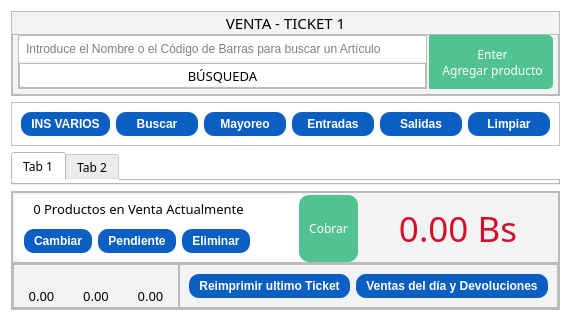
     <widget class="QWidget" name="tab1_ventas">
      <property name="font">
       <font>
        <family>Poppins Medium</family>
       </font>
      </property>
      <property name="styleSheet">
       <string notr="true">QWidget {
	background-color: rgb(255, 255, 255);
}

QPushButton {
	border-radius: 10px;
	padding: 5px 10px;
	background-color: rgb(12, 95, 194);
	
	color: rgb(255, 255, 255);
}
QPushButton:hover {
	background-color: rgb(15, 122, 244);
}

QPushButton:pressed {
	background-color: rgb(12, 95, 194);
}</string>
      </property>
      <attribute name="icon">
       <iconset resource="../assets/assets/icons/resources.qrc">
        <normaloff>:/blupack/bl-shopping-cart.png</normaloff>:/blupack/bl-shopping-cart.png</iconset>
      </attribute>
      <attribute name="title">
       <string>Ventas</string>
      </attribute>
      <layout class="QVBoxLayout" name="verticalLayout_2">
       <item>
        <layout class="QVBoxLayout" name="verticalLayout_3">
         <property name="spacing">
          <number>6</number>
         </property>
         <item>
          <widget class="QFrame" name="frame_5">
           <property name="maximumSize">
            <size>
             <width>16777215</width>
             <height>85</height>
            </size>
           </property>
           <property name="styleSheet">
            <string notr="true">QFrame {
	
	background-color: rgb(242, 243, 245);
}</string>
           </property>
           <property name="frameShape">
            <enum>QFrame::StyledPanel</enum>
           </property>
           <property name="frameShadow">
            <enum>QFrame::Raised</enum>
           </property>
           <layout class="QVBoxLayout" name="verticalLayout">
            <property name="spacing">
             <number>0</number>
            </property>
            <property name="leftMargin">
             <number>0</number>
            </property>
            <property name="topMargin">
             <number>0</number>
            </property>
            <property name="rightMargin">
             <number>0</number>
            </property>
            <property name="bottomMargin">
             <number>0</number>
            </property>
            <item>
             <widget class="QLabel" name="label">
              <property name="font">
               <font>
                <family>Gotham</family>
                <pointsize>11</pointsize>
                <bold>false</bold>
               </font>
              </property>
              <property name="styleSheet">
               <string notr="true"/>
              </property>
              <property name="text">
               <string>&lt;html&gt;&lt;head/&gt;&lt;body&gt;&lt;p align=&quot;center&quot;&gt;VENTA - TICKET 1&lt;/p&gt;&lt;/body&gt;&lt;/html&gt;</string>
              </property>
             </widget>
            </item>
            <item>
             <widget class="QFrame" name="frame_2">
              <property name="mouseTracking">
               <bool>false</bool>
              </property>
              <property name="tabletTracking">
               <bool>false</bool>
              </property>
              <property name="autoFillBackground">
               <bool>false</bool>
              </property>
              <property name="styleSheet">
               <string notr="true"/>
              </property>
              <property name="frameShape">
               <enum>QFrame::StyledPanel</enum>
              </property>
              <property name="frameShadow">
               <enum>QFrame::Raised</enum>
              </property>
              <layout class="QHBoxLayout" name="horizontalLayout">
               <property name="spacing">
                <number>2</number>
               </property>
               <property name="sizeConstraint">
                <enum>QLayout::SetDefaultConstraint</enum>
               </property>
               <property name="leftMargin">
                <number>5</number>
               </property>
               <property name="topMargin">
                <number>0</number>
               </property>
               <property name="rightMargin">
                <number>5</number>
               </property>
               <property name="bottomMargin">
                <number>5</number>
               </property>
               <item>
                <widget class="QFrame" name="frame_3">
                 <property name="frameShape">
                  <enum>QFrame::StyledPanel</enum>
                 </property>
                 <property name="frameShadow">
                  <enum>QFrame::Raised</enum>
                 </property>
                 <layout class="QVBoxLayout" name="verticalLayout_4">
                  <property name="spacing">
                   <number>2</number>
                  </property>
                  <property name="leftMargin">
                   <number>0</number>
                  </property>
                  <property name="topMargin">
                   <number>0</number>
                  </property>
                  <property name="rightMargin">
                   <number>0</number>
                  </property>
                  <property name="bottomMargin">
                   <number>0</number>
                  </property>
                  <item>
                   <widget class="QLineEdit" name="lineEdit_2">
                    <property name="sizePolicy">
                     <sizepolicy hsizetype="Preferred" vsizetype="Preferred">
                      <horstretch>0</horstretch>
                      <verstretch>0</verstretch>
                     </sizepolicy>
                    </property>
                    <property name="styleSheet">
                     <string notr="true">padding: 5px;
background-color: rgb(255, 255, 255);
border-top-left-radius: 5px 5px;</string>
                    </property>
                    <property name="inputMask">
                     <string/>
                    </property>
                    <property name="dragEnabled">
                     <bool>false</bool>
                    </property>
                    <property name="readOnly">
                     <bool>false</bool>
                    </property>
                    <property name="placeholderText">
                     <string>Introduce el Nombre o el Código de Barras para buscar un Artículo</string>
                    </property>
                    <property name="clearButtonEnabled">
                     <bool>false</bool>
                    </property>
                   </widget>
                  </item>
                  <item>
                   <widget class="QFrame" name="frame_4">
                    <property name="sizePolicy">
                     <sizepolicy hsizetype="Preferred" vsizetype="Preferred">
                      <horstretch>0</horstretch>
                      <verstretch>0</verstretch>
                     </sizepolicy>
                    </property>
                    <property name="frameShape">
                     <enum>QFrame::StyledPanel</enum>
                    </property>
                    <property name="frameShadow">
                     <enum>QFrame::Raised</enum>
                    </property>
                    <layout class="QHBoxLayout" name="horizontalLayout_5">
                     <property name="spacing">
                      <number>0</number>
                     </property>
                     <property name="leftMargin">
                      <number>0</number>
                     </property>
                     <property name="topMargin">
                      <number>0</number>
                     </property>
                     <property name="rightMargin">
                      <number>0</number>
                     </property>
                     <property name="bottomMargin">
                      <number>0</number>
                     </property>
                     <item>
                      <widget class="QLabel" name="label_3">
                       <property name="sizePolicy">
                        <sizepolicy hsizetype="Expanding" vsizetype="Fixed">
                         <horstretch>0</horstretch>
                         <verstretch>0</verstretch>
                        </sizepolicy>
                       </property>
                       <property name="maximumSize">
                        <size>
                         <width>16777215</width>
                         <height>16777215</height>
                        </size>
                       </property>
                       <property name="font">
                        <font>
                         <family>Rubik</family>
                         <pointsize>10</pointsize>
                         <bold>false</bold>
                        </font>
                       </property>
                       <property name="styleSheet">
                        <string notr="true">border-radius: 0px;
background-color: rgb(255, 255, 255);
border-bottom-left-radius: 5px 5px;
padding: 3px;</string>
                       </property>
                       <property name="text">
                        <string>&lt;html&gt;&lt;head/&gt;&lt;body&gt;&lt;p&gt;&lt;img src=&quot;:/blupack/bl-search.png&quot; width=&quot;16&quot; height=&quot;16&quot;/&gt;    BÚSQUEDA&lt;/p&gt;&lt;/body&gt;&lt;/html&gt;</string>
                       </property>
                       <property name="textFormat">
                        <enum>Qt::AutoText</enum>
                       </property>
                       <property name="scaledContents">
                        <bool>true</bool>
                       </property>
                       <property name="alignment">
                        <set>Qt::AlignCenter</set>
                       </property>
                       <property name="wordWrap">
                        <bool>false</bool>
                       </property>
                      </widget>
                     </item>
                    </layout>
                   </widget>
                  </item>
                 </layout>
                </widget>
               </item>
               <item>
                <widget class="QPushButton" name="pushButton">
                 <property name="sizePolicy">
                  <sizepolicy hsizetype="Minimum" vsizetype="Preferred">
                   <horstretch>0</horstretch>
                   <verstretch>0</verstretch>
                  </sizepolicy>
                 </property>
                 <property name="font">
                  <font>
                   <family>Poppins</family>
                  </font>
                 </property>
                 <property name="styleSheet">
                  <string notr="true">QPushButton {
	color: rgb(0, 0, 0);
	border-radius: 0px;
	border-top-right-radius: 5px 5px;
	border-bottom-right-radius: 5px 5px;
	background-color: rgb(80, 195, 144);
	color: rgb(255, 255, 255);
}

QPushButton:hover {
	background-color: rgb(91, 221, 163);
}

QPushButton:pressed {
	background-color: rgb(80, 195, 144);
}</string>
                 </property>
                 <property name="text">
                  <string> Enter 
 Agregar producto</string>
                 </property>
                 <property name="default">
                  <bool>false</bool>
                 </property>
                 <property name="flat">
                  <bool>false</bool>
                 </property>
                </widget>
               </item>
              </layout>
             </widget>
            </item>
           </layout>
          </widget>
         </item>
        </layout>
       </item>
       <item>
        <layout class="QHBoxLayout" name="horizontalLayout_2">
         <item>
          <widget class="QFrame" name="frame">
           <property name="font">
            <font>
             <family>Poppins Medium</family>
            </font>
           </property>
           <property name="frameShape">
            <enum>QFrame::StyledPanel</enum>
           </property>
           <property name="frameShadow">
            <enum>QFrame::Raised</enum>
           </property>
           <layout class="QHBoxLayout" name="horizontalLayout_3">
            <item>
             <widget class="QPushButton" name="pushButton_6">
              <property name="font">
               <font>
                <family>Microsoft JhengHei UI</family>
                <bold>true</bold>
               </font>
              </property>
              <property name="text">
               <string>INS VARIOS</string>
              </property>
              <property name="flat">
               <bool>true</bool>
              </property>
             </widget>
            </item>
            <item>
             <widget class="QPushButton" name="pushButton_7">
              <property name="font">
               <font>
                <family>Microsoft JhengHei UI</family>
                <bold>true</bold>
               </font>
              </property>
              <property name="styleSheet">
               <string notr="true"/>
              </property>
              <property name="text">
               <string>Buscar</string>
              </property>
              <property name="flat">
               <bool>true</bool>
              </property>
             </widget>
            </item>
            <item>
             <widget class="QPushButton" name="pushButton_5">
              <property name="font">
               <font>
                <family>Microsoft JhengHei UI</family>
                <bold>true</bold>
               </font>
              </property>
              <property name="text">
               <string>Mayoreo</string>
              </property>
              <property name="flat">
               <bool>true</bool>
              </property>
             </widget>
            </item>
            <item>
             <widget class="QPushButton" name="pushButton_4">
              <property name="font">
               <font>
                <family>Microsoft JhengHei UI</family>
                <bold>true</bold>
               </font>
              </property>
              <property name="text">
               <string>Entradas</string>
              </property>
              <property name="flat">
               <bool>true</bool>
              </property>
             </widget>
            </item>
            <item>
             <widget class="QPushButton" name="pushButton_3">
              <property name="font">
               <font>
                <family>Microsoft JhengHei UI</family>
                <bold>true</bold>
               </font>
              </property>
              <property name="text">
               <string>Salidas</string>
              </property>
              <property name="flat">
               <bool>true</bool>
              </property>
             </widget>
            </item>
            <item>
             <widget class="QPushButton" name="pushButton_2">
              <property name="font">
               <font>
                <family>Microsoft JhengHei UI</family>
                <bold>true</bold>
               </font>
              </property>
              <property name="text">
               <string>Limpiar</string>
              </property>
              <property name="flat">
               <bool>true</bool>
              </property>
             </widget>
            </item>
           </layout>
          </widget>
         </item>
        </layout>
       </item>
       <item>
        <widget class="QTabWidget" name="tabWidget_2">
         <property name="tabShape">
          <enum>QTabWidget::Rounded</enum>
         </property>
         <property name="currentIndex">
          <number>0</number>
         </property>
         <widget class="QWidget" name="tab_3">
          <attribute name="title">
           <string>Tab 1</string>
          </attribute>
         </widget>
         <widget class="QWidget" name="tab_4">
          <attribute name="title">
           <string>Tab 2</string>
          </attribute>
         </widget>
        </widget>
       </item>
       <item>
        <widget class="QFrame" name="frame_6">
         <property name="acceptDrops">
          <bool>true</bool>
         </property>
         <property name="styleSheet">
          <string notr="true">QFrame {
	background-color: rgb(242, 243, 245);
}</string>
         </property>
         <property name="frameShape">
          <enum>QFrame::StyledPanel</enum>
         </property>
         <property name="frameShadow">
          <enum>QFrame::Raised</enum>
         </property>
         <layout class="QVBoxLayout" name="verticalLayout_6">
          <property name="spacing">
           <number>0</number>
          </property>
          <property name="leftMargin">
           <number>0</number>
          </property>
          <property name="topMargin">
           <number>0</number>
          </property>
          <property name="rightMargin">
           <number>0</number>
          </property>
          <property name="bottomMargin">
           <number>0</number>
          </property>
          <item>
           <widget class="QFrame" name="frame_13">
            <property name="frameShape">
             <enum>QFrame::StyledPanel</enum>
            </property>
            <property name="frameShadow">
             <enum>QFrame::Raised</enum>
            </property>
            <layout class="QHBoxLayout" name="horizontalLayout_10">
             <property name="spacing">
              <number>0</number>
             </property>
             <property name="leftMargin">
              <number>2</number>
             </property>
             <property name="topMargin">
              <number>2</number>
             </property>
             <property name="rightMargin">
              <number>0</number>
             </property>
             <property name="bottomMargin">
              <number>0</number>
             </property>
             <item>
              <widget class="QFrame" name="frame_9">
               <property name="styleSheet">
                <string notr="true">QFrame {
	background-color: rgb(255, 255, 255);
	border-radius: 10px;
}</string>
               </property>
               <property name="frameShape">
                <enum>QFrame::StyledPanel</enum>
               </property>
               <property name="frameShadow">
                <enum>QFrame::Raised</enum>
               </property>
               <layout class="QHBoxLayout" name="horizontalLayout_7">
                <property name="spacing">
                 <number>0</number>
                </property>
                <property name="leftMargin">
                 <number>0</number>
                </property>
                <property name="topMargin">
                 <number>0</number>
                </property>
                <property name="rightMargin">
                 <number>0</number>
                </property>
                <property name="bottomMargin">
                 <number>0</number>
                </property>
                <item>
                 <widget class="QFrame" name="frame_7">
                  <property name="styleSheet">
                   <string notr="true">QFrame {
	border-top-left-radius:3px;
}</string>
                  </property>
                  <property name="frameShape">
                   <enum>QFrame::StyledPanel</enum>
                  </property>
                  <property name="frameShadow">
                   <enum>QFrame::Raised</enum>
                  </property>
                  <layout class="QVBoxLayout" name="verticalLayout_5">
                   <property name="spacing">
                    <number>0</number>
                   </property>
                   <property name="leftMargin">
                    <number>0</number>
                   </property>
                   <property name="topMargin">
                    <number>0</number>
                   </property>
                   <property name="rightMargin">
                    <number>0</number>
                   </property>
                   <property name="bottomMargin">
                    <number>0</number>
                   </property>
                   <item>
                    <widget class="QLabel" name="label_2">
                     <property name="font">
                      <font>
                       <family>Gotham</family>
                       <pointsize>10</pointsize>
                      </font>
                     </property>
                     <property name="styleSheet">
                      <string notr="true">padding: 5px 2px 2px 2px;</string>
                     </property>
                     <property name="text">
                      <string>&lt;html&gt;&lt;head/&gt;&lt;body&gt;&lt;p align=&quot;center&quot;&gt;0 Productos en Venta Actualmente&lt;/p&gt;&lt;/body&gt;&lt;/html&gt;</string>
                     </property>
                    </widget>
                   </item>
                   <item>
                    <widget class="QFrame" name="frame_8">
                     <property name="frameShape">
                      <enum>QFrame::StyledPanel</enum>
                     </property>
                     <property name="frameShadow">
                      <enum>QFrame::Raised</enum>
                     </property>
                     <layout class="QHBoxLayout" name="horizontalLayout_6">
                      <item>
                       <widget class="QPushButton" name="pushButton_11">
                        <property name="sizePolicy">
                         <sizepolicy hsizetype="Preferred" vsizetype="Fixed">
                          <horstretch>0</horstretch>
                          <verstretch>0</verstretch>
                         </sizepolicy>
                        </property>
                        <property name="font">
                         <font>
                          <family>Microsoft JhengHei UI</family>
                          <bold>true</bold>
                         </font>
                        </property>
                        <property name="text">
                         <string>Cambiar</string>
                        </property>
                       </widget>
                      </item>
                      <item>
                       <widget class="QPushButton" name="pushButton_10">
                        <property name="sizePolicy">
                         <sizepolicy hsizetype="Preferred" vsizetype="Fixed">
                          <horstretch>0</horstretch>
                          <verstretch>0</verstretch>
                         </sizepolicy>
                        </property>
                        <property name="font">
                         <font>
                          <family>Microsoft JhengHei UI</family>
                          <bold>true</bold>
                         </font>
                        </property>
                        <property name="text">
                         <string>Pendiente</string>
                        </property>
                       </widget>
                      </item>
                      <item>
                       <widget class="QPushButton" name="pushButton_12">
                        <property name="sizePolicy">
                         <sizepolicy hsizetype="Preferred" vsizetype="Fixed">
                          <horstretch>0</horstretch>
                          <verstretch>0</verstretch>
                         </sizepolicy>
                        </property>
                        <property name="font">
                         <font>
                          <family>Microsoft JhengHei UI</family>
                          <bold>true</bold>
                         </font>
                        </property>
                        <property name="text">
                         <string>Eliminar</string>
                        </property>
                       </widget>
                      </item>
                     </layout>
                    </widget>
                   </item>
                  </layout>
                 </widget>
                </item>
                <item>
                 <spacer name="horizontalSpacer_4">
                  <property name="orientation">
                   <enum>Qt::Horizontal</enum>
                  </property>
                  <property name="sizeHint" stdset="0">
                   <size>
                    <width>40</width>
                    <height>20</height>
                   </size>
                  </property>
                 </spacer>
                </item>
                <item>
                 <widget class="QPushButton" name="pushButton_13">
                  <property name="sizePolicy">
                   <sizepolicy hsizetype="Expanding" vsizetype="Preferred">
                    <horstretch>0</horstretch>
                    <verstretch>0</verstretch>
                   </sizepolicy>
                  </property>
                  <property name="font">
                   <font>
                    <family>Poppins</family>
                    <bold>false</bold>
                   </font>
                  </property>
                  <property name="styleSheet">
                   <string notr="true">QPushButton {
	background-color: rgb(80, 195, 144);
}
QPushButton:hover {
	background-color: rgb(91, 221, 163);
}
QPushButton:pressed {
	background-color: rgb(80, 195, 144);
}</string>
                  </property>
                  <property name="text">
                   <string>Cobrar</string>
                  </property>
                 </widget>
                </item>
               </layout>
              </widget>
             </item>
             <item>
              <widget class="QLabel" name="label_10">
               <property name="sizePolicy">
                <sizepolicy hsizetype="Preferred" vsizetype="Preferred">
                 <horstretch>0</horstretch>
                 <verstretch>0</verstretch>
                </sizepolicy>
               </property>
               <property name="minimumSize">
                <size>
                 <width>200</width>
                 <height>0</height>
                </size>
               </property>
               <property name="font">
                <font>
                 <family>Gotham</family>
                 <pointsize>26</pointsize>
                </font>
               </property>
               <property name="styleSheet">
                <string notr="true">color: rgb(211, 16, 42);</string>
               </property>
               <property name="text">
                <string>&lt;html&gt;&lt;head/&gt;&lt;body&gt;&lt;p align=&quot;center&quot;&gt;0.00 Bs&lt;/p&gt;&lt;/body&gt;&lt;/html&gt;</string>
               </property>
              </widget>
             </item>
            </layout>
           </widget>
          </item>
          <item>
           <widget class="QFrame" name="frame_12">
            <property name="styleSheet">
             <string notr="true"/>
            </property>
            <property name="frameShape">
             <enum>QFrame::StyledPanel</enum>
            </property>
            <property name="frameShadow">
             <enum>QFrame::Raised</enum>
            </property>
            <layout class="QHBoxLayout" name="horizontalLayout_9">
             <property name="spacing">
              <number>0</number>
             </property>
             <property name="leftMargin">
              <number>0</number>
             </property>
             <property name="topMargin">
              <number>0</number>
             </property>
             <property name="rightMargin">
              <number>0</number>
             </property>
             <property name="bottomMargin">
              <number>0</number>
             </property>
             <item>
              <widget class="QFrame" name="frame_10">
               <property name="frameShape">
                <enum>QFrame::StyledPanel</enum>
               </property>
               <property name="frameShadow">
                <enum>QFrame::Raised</enum>
               </property>
               <layout class="QGridLayout" name="gridLayout">
                <property name="leftMargin">
                 <number>0</number>
                </property>
                <property name="topMargin">
                 <number>0</number>
                </property>
                <property name="rightMargin">
                 <number>0</number>
                </property>
                <property name="bottomMargin">
                 <number>0</number>
                </property>
                <property name="spacing">
                 <number>0</number>
                </property>
                <item row="2" column="1">
                 <widget class="QLabel" name="label_8">
                  <property name="font">
                   <font>
                    <family>Gotham</family>
                    <pointsize>10</pointsize>
                    <bold>false</bold>
                   </font>
                  </property>
                  <property name="text">
                   <string>&lt;html&gt;&lt;head/&gt;&lt;body&gt;&lt;p align=&quot;center&quot;&gt;0.00&lt;/p&gt;&lt;/body&gt;&lt;/html&gt;</string>
                  </property>
                 </widget>
                </item>
                <item row="2" column="0">
                 <widget class="QLabel" name="label_7">
                  <property name="font">
                   <font>
                    <family>Gotham</family>
                    <pointsize>10</pointsize>
                    <bold>false</bold>
                   </font>
                  </property>
                  <property name="text">
                   <string>&lt;html&gt;&lt;head/&gt;&lt;body&gt;&lt;p align=&quot;center&quot;&gt;0.00&lt;/p&gt;&lt;/body&gt;&lt;/html&gt;</string>
                  </property>
                 </widget>
                </item>
                <item row="0" column="1">
                 <widget class="QLabel" name="label_5">
                  <property name="font">
                   <font>
                    <family>Gotham</family>
                    <pointsize>10</pointsize>
                    <bold>false</bold>
                   </font>
                  </property>
                  <property name="text">
                   <string/>
                  </property>
                 </widget>
                </item>
                <item row="0" column="0">
                 <widget class="QLabel" name="label_4">
                  <property name="font">
                   <font>
                    <family>Gotham</family>
                    <pointsize>10</pointsize>
                    <bold>false</bold>
                   </font>
                  </property>
                  <property name="text">
                   <string/>
                  </property>
                 </widget>
                </item>
                <item row="0" column="2">
                 <widget class="QLabel" name="label_6">
                  <property name="font">
                   <font>
                    <family>Gotham</family>
                    <pointsize>10</pointsize>
                    <bold>false</bold>
                   </font>
                  </property>
                  <property name="text">
                   <string/>
                  </property>
                 </widget>
                </item>
                <item row="2" column="2">
                 <widget class="QLabel" name="label_9">
                  <property name="font">
                   <font>
                    <family>Gotham</family>
                    <pointsize>10</pointsize>
                    <bold>false</bold>
                   </font>
                  </property>
                  <property name="text">
                   <string>&lt;html&gt;&lt;head/&gt;&lt;body&gt;&lt;p align=&quot;center&quot;&gt;0.00&lt;/p&gt;&lt;/body&gt;&lt;/html&gt;</string>
                  </property>
                 </widget>
                </item>
               </layout>
              </widget>
             </item>
             <item>
              <widget class="QFrame" name="frame_11">
               <property name="frameShape">
                <enum>QFrame::StyledPanel</enum>
               </property>
               <property name="frameShadow">
                <enum>QFrame::Raised</enum>
               </property>
               <layout class="QHBoxLayout" name="horizontalLayout_8">
                <item>
                 <widget class="QPushButton" name="pushButton_9">
                  <property name="font">
                   <font>
                    <family>Microsoft JhengHei UI</family>
                    <bold>true</bold>
                   </font>
                  </property>
                  <property name="text">
                   <string>Reimprimir ultimo Ticket</string>
                  </property>
                 </widget>
                </item>
                <item>
                 <widget class="QPushButton" name="pushButton_15">
                  <property name="font">
                   <font>
                    <family>Microsoft JhengHei UI</family>
                    <bold>true</bold>
                   </font>
                  </property>
                  <property name="text">
                   <string>Ventas del día y Devoluciones</string>
                  </property>
                 </widget>
                </item>
               </layout>
              </widget>
             </item>
            </layout>
           </widget>
          </item>
         </layout>
        </widget>
       </item>
      </layout>
     </widget>
